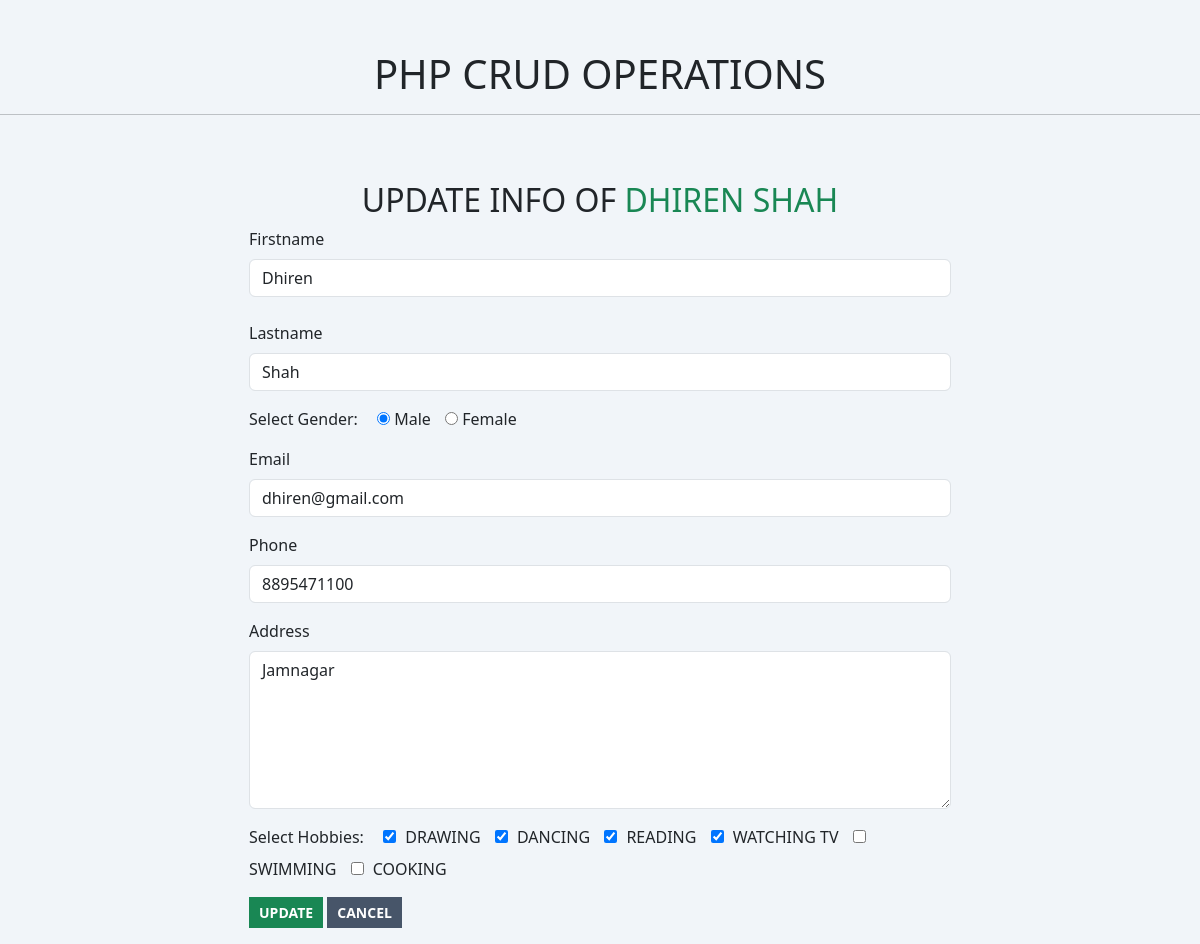
Page /update.php?id=33 on the committed database.
### tables this page shows
CREATE TABLE `persons` (
  `id` int(5) NOT NULL,
  `fname` varchar(255) NOT NULL,
  `lname` varchar(255) NOT NULL,
  `gender` varchar(10) NOT NULL,
  `email` varchar(255) NOT NULL,
  `phone` varchar(20) NOT NULL,
  `address` varchar(1500) NOT NULL,
  `hobbies` varchar(1500) NOT NULL,
  `attendance` varchar(10) NOT NULL,
  `date` date NOT NULL DEFAULT current_timestamp()
);

### update.php (the view, shortened to what this page needs)
<?php include('./partials/header.php');
$id = $_GET['id'];
$select_query = mysqli_query($conn, "SELECT * from persons WHERE id = $id");
while ($row = mysqli_fetch_array($select_query)) {
?>
<div class="container:fluid">
<h2 class="text:center text:uppercase pt:50">Update Info of <?php echo "<span class='text:success'>". $row['fname'] ." ". $row['lname'] ."</span>"?></h2>
    <div class="form_wrapper">
    <form action="update.php" method="POST" class="form ww:60 mx:auto" autocomplete="off">
    <div class="mb-3">
      <label for="fname" class="form-label">Firstname</label>
      <input type="text" class="form-control" id="fname" name="fname" placeholder="Enter firstname..." value="<?php echo $row['fname']; ?>"><br>
      <label for="lname" class="form-label">Lastname</label>
      <input type="text" class="form-control" id="lname" name="lname" placeholder="Enter lastname..."  value="<?php echo $row['lname']; ?>">
    </div>
    <div class="mb-3">
      <label for="gender" class="mr:15">Select Gender:</label>
      <input type="radio" id="male" name="gender" value="Male"<?php if ($row['gender'] == 'Male') {echo "checked";} ?>>
      <label for="male" class="mr:10">Male</label>
      <input type="radio" id="female" name="gender" value="Female"<?php if ($row['gender'] == 'Female') {echo "checked";} ?>>
      <label for="female">Female</label><br>
    </div>
    <div class="mb-3">
      <label for="email" class="form-label">Email</label>
      <input type="email" class="form-control" id="email" name="email" placeholder="Enter email..." value="<?php echo $row['email']; ?>">
    </div>
    <div class="mb-3">
      <label for="phone" class="form-label">Phone</label>
      <input type="number" class="form-control" id="phone" name="phone" placeholder="Enter phone..." value="<?php echo $row['phone']; ?>">
    </div>
    <div class="mb-3">
      <label for="gender" class="mb-2">Address</label>
      <textarea name="address" id="address" cols="30" rows="6" placeholder="Enter address..." class="form-control outline:none" value=""><?php echo $row['address']; ?></textarea>
    </div>
    <div class="mb-3">
    <label for="gender" class="mb-2 mr:15">Select Hobbies:</label>
    <?php
        $save_hobbies = explode(", ", $row['hobbies']);
        $hobbies = array("Drawing", "Dancing", "Reading", "Watching TV", "Swimming", "Cooking");
        foreach ($hobbies as $hobby) {
            $checked = in_array($hobby, $save_hobbies) ? "checked" : "";
        ?>
        <input type="checkbox" name="hobbies[]" id="hobbies1" value="<?php echo $hobby ?>" <?php echo $checked ?> class="mr:5">
        <label for="hobbies1" class="mr:10 text:uppercase"><?php echo $hobby ?></label>
    <?php }?>
    </div>
    <div class="mb-3">
        <input type="submit" value="Update" name="update" class="updateBtn display:inline-block text-decoration:none weight:bold text:uppercase text:white bg:success py:5 px:10 size:14 outline:none border:none">
        <a href="view.php" name="cancel" class="cancelBtn text-decoration:none display:inline-block weight:bold text:uppercase text:white bg:slate-600 py:5 px:10 size:14 outline:none border:none">Cancel</a>
    </div>
  </form>
<?php } ?>
    </div>
</div>
<?php include('./partials/footer.php'); ?>

### rows in the picture
persons: fname "DHIREN", lname "SHAH", fname "Dhiren", lname "Shah", gender "☑ Male", gender "☐ Female", email "dhiren@gmail.com", phone "8895471100", address "Jamnagar", hobby "DRAWING", hobby "DANCING", hobby "READING", hobby "WATCHING TV", hobby "SWIMMING", hobby "COOKING"
